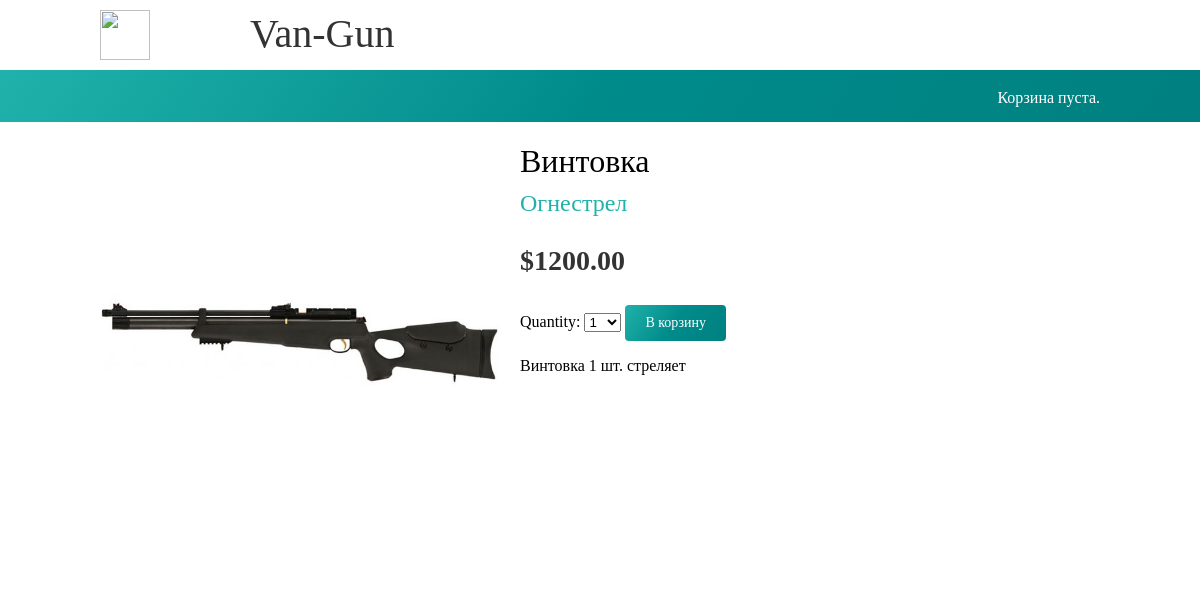
Page /2/supergun/ on the committed database.
### shop/models.py (models this page shows, shortened)
class Product(models.Model):
    category = models.ForeignKey(Category, related_name='products', blank=True,default=None,null=True, on_delete=models.SET_DEFAULT )
    name = models.CharField(max_length=200, db_index=True)
    slug = models.SlugField(max_length=200, db_index=True)
    image = models.ImageField(upload_to='products/%Y/%m/%d', blank=True)
    description = models.TextField(blank=True)
    price = models.DecimalField(max_digits=10, decimal_places=2)
    stock = models.PositiveIntegerField()
    available = models.BooleanField(default=True)
    created = models.DateTimeField(auto_now_add=True)
    updated = models.DateTimeField(auto_now=True)
    class Meta:
        ordering = ('name',)
        index_together = (('id', 'slug'),)

class Category(models.Model):
    name = models.CharField(max_length=200, db_index=True)
    slug = models.SlugField(max_length=200, db_index=True, unique=True)
    class Meta:
        ordering = ('name',)
        verbose_name = 'Категория'
        verbose_name_plural = 'Категории'
    def __str__(self):
        return self.name
    def get_absolute_url(self):
            return reverse('shop:product_list_by_category',
                           args=[self.slug])

### shop/views.py (the view)
# urls.py: path('<int:id>/<slug:slug>/', views.product_detail,
def product_detail(request, id, slug):
    language = request.LANGUAGE_CODE
    product = get_object_or_404(Product,
                                id=id,
                                available=True)
    cart_product_form = CartAddProductForm()
    recommended_products = []
    return render(request,
                  'shop/product/detail.html',
                  {'product': product,
                  'cart_product_form': cart_product_form,
                  'recommended_products': recommended_products})

### cart/forms.py
class CartAddProductForm(forms.Form):
    quantity = forms.TypedChoiceField(choices=PRODUCT_QUANTITY_CHOICES,coerce=int)
    update = forms.BooleanField(required=False, initial=False,widget=forms.HiddenInput)

### cart/cart.py (called while the page is built)
    def __len__(self):
        return sum(item['quantity'] for item in self.cart.values())

### cart/context_processors.py (called while the page is built)
def cart(request):
    return {'cart': Cart(request)}

### shop/templates/shop/product/detail.html (shortened to what this page needs)
{% extends "shop/base.html" %}
{% load i18n %}
{% load static %}
{% block content %}
  <div class="product-detail">
    <img src="{% if product.image %}{{ product.image.url }}{% else %}{% static "img/no_image.png" %}{% endif %}">
    <h1>{{ product.name }}</h1>
    <h2><a href="{{ product.category.get_absolute_url }}">{{ product.category }}</a></h2>
    <p class="price">${{ product.price }}</p>
    <form action="{% url "cart:cart_add" product.id %}" method="post">
      {{ cart_product_form }}
      <input type="submit" value="{% trans "В корзину" %}">
    </form>
    {{ product.description|linebreaks }}
  </div>
{% endblock %}

### shop/static/css/base.css (style rules this page uses)
body { margin:0; padding:0; font-family: 'Luminari', fantasy; background: #ffffff; }
h1, h2, h3, h4, h5 , h6 { font-family: 'Luminari', fantasy; font-weight:normal; }
a { text-decoration:none; color:#20B2AA; }
a.button, input[type="submit"] { font-family: 'Luminari', fantasy; color:#fff; border-radius:4px; padding:10px 20px; font-size:14px; border:0; background: linear-gradient( 124deg, #20B2AA, #008B8B, #008080 ) }
#content h1 { margin-right: 50px; margin-left: 50px; }
.product-detail { text-align:justify; }
.product-detail .price { color:#333; font-size:28px; font-weight:bold; }
.product-detail img { width:40%; height:40%; float:left; padding:0 20px 20px 0; }
.product-detail h1 { margin-bottom:0; }
.product-detail h2 { margin-top:10px; }
img { width: 100px; height: 100px; object-fit: cover; }

### rows in the picture
Product: image (picture), name "Винтовка", category "Огнестрел", price "1200.00", description "Винтовка 1 шт. стреляет"
